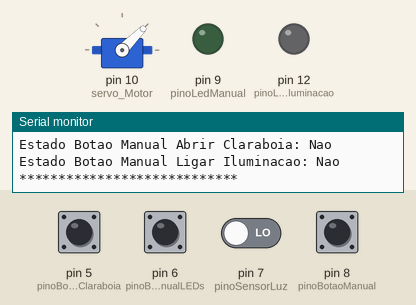
A sketch run on a simulated Arduino Uno, built with avr-gcc and run on an emulated ATmega328P. Parts: servo, output pins drawn as LEDs (lit = HIGH), the last lines printed to the serial monitor. Inputs (shaded band) come from the test bench; at power-on: pin 5 (pinoBotaoManualClaraboia), pin 6 (pinoBotaoManualLEDs), pin 7 (pinoSensorLuz), pin 8 (pinoBotaoManual) LOW. The local clock reads 2024-03-15 10:24:30 at power-on unless the sketch sets it.

Above: at 1.2 s.
1.3 s: pin 7 (pinoSensorLuz) driven HIGH
At 1.8 s:
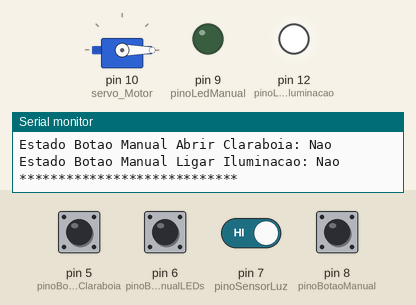
2.9 s: pin 8 (pinoBotaoManual) pulled HIGH for 0.15 s
At 3.07 s:
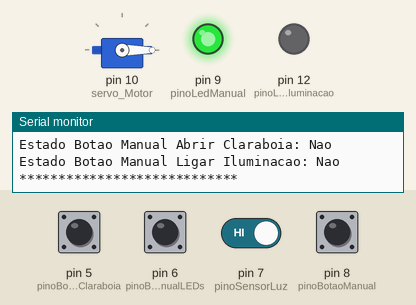
7.8 s: pin 7 (pinoSensorLuz) driven LOW
At 8.8 s:
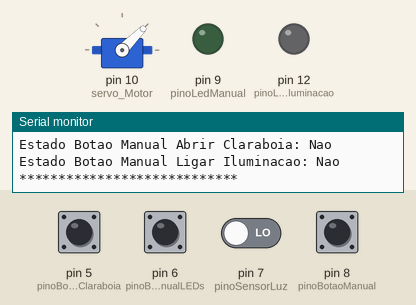
9.3 s: pin 5 (pinoBotaoManualClaraboia) driven HIGH and pin 8 (pinoBotaoManual) driven HIGH
At 9.9 s:
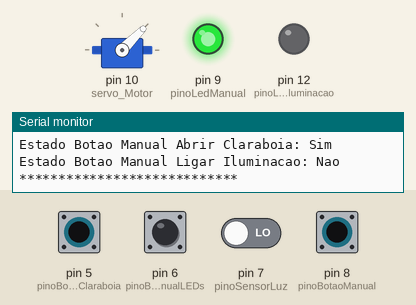
Timing chart, 0 to 11.8 s (numbered marks = the images above; inputs shaded):
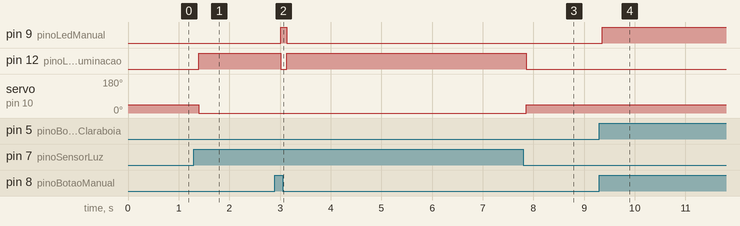

The sketch:

sketch.ino
```cpp
#include "RTClib.h"
#include <Servo.h>

RTC_DS1307 rtc;

char diasSemana[7][15] = {"Domingo", "Segunda-feira", "Terça-feira", "Quarta-feira", "Quinta-feira", "Sexta-feira", "Sabado"};


//Criação do objeto do tipo SERVO
Servo servo_Motor;

//LEDs externos ILUMINAÇÃO
const int pinoLedsIluminacao = 12;

//Sensor de luz (LDR)
const int pinoSensorLuz = 7;
int ausenciaLuzAmbienteExterna = 0; // Luz ambiente externa disponível

// Botão de "MANUAL"
const int pinoBotaoManual = 8;
int estadoManual = 0;

// LED Manual acionado
const int pinoLedManual = 9;
int LedManual = 0;

// Botão de "MANUAL ABRIR CLARABOIA"
const int pinoBotaoManualClaraboia = 5;
int estadoManualAbrirClaraboia = 0;

// Botão de "MANUAL LIGAR LEDS"
const int pinoBotaoManualLEDs = 6;
int estadoManualLigarLEDs = 0;

void setup() {
  Serial.begin(115200);

  pinMode(pinoBotaoManual, INPUT);
  pinMode(pinoBotaoManualClaraboia, INPUT);
  pinMode(pinoBotaoManualLEDs, INPUT);

  pinMode(pinoSensorLuz, INPUT);

  pinMode(pinoLedsIluminacao, OUTPUT);
  pinMode(pinoLedManual, OUTPUT);

  servo_Motor.attach(10); //PINO DE CONTROLE DO SERVO MOTOR
  setClaboiaAberta(false); //ESTADO INICIAL DA CLARABOIA (ABERTA)

  if (! rtc.begin()) {
    Serial.println("RTC nao foi encontrado.");
    Serial.flush();
    abort();
  }

}


void loop()
{
  DateTime now = rtc.now();

  //Execução de leituras
  ausenciaLuzAmbienteExterna = digitalRead(pinoSensorLuz);
  estadoManual = digitalRead(pinoBotaoManual);
  estadoManualAbrirClaraboia = digitalRead(pinoBotaoManualClaraboia);
  estadoManualLigarLEDs = digitalRead(pinoBotaoManualLEDs);

  Serial.print("Hora atual: ");
  Serial.print(now.day(), DEC);
  Serial.print('/');
  Serial.print(now.month(), DEC);
  Serial.print('/');
  Serial.print(now.year(), DEC);
  Serial.print(" (");
  Serial.print(diasSemana[now.dayOfTheWeek()]);
  Serial.print(") ");
  Serial.print(now.hour(), DEC);
  Serial.print(':');
  Serial.print(now.minute(), DEC);
  Serial.print(':');
  Serial.print(now.second(), DEC);
  Serial.println();


  Serial.print(F("Ausencia luz ambiente externa: "));
  formatPrintBoolean(ausenciaLuzAmbienteExterna);

  Serial.print(F("Estado Botao Manual: "));
  formatPrintBoolean(estadoManual);

  Serial.print(F("Estado Botao Manual Abrir Claraboia: "));
  formatPrintBoolean(estadoManualAbrirClaraboia);

  Serial.print(F("Estado Botao Manual Ligar Iluminacao: "));
  formatPrintBoolean(estadoManualLigarLEDs);

  Serial.println("");
  Serial.println(F("****************************"));
  Serial.println("");

  // Acionamento LED Manual ativado
  if(estadoManual){
    digitalWrite(pinoLedManual, HIGH); // Led Manual ligado
  } else {
    digitalWrite(pinoLedManual, LOW); // Led Manual Desligado
  }

  // Acionamento Claraboia
  if( (estadoManual && estadoManualAbrirClaraboia) || (!ausenciaLuzAmbienteExterna && !estadoManual) ){
    setClaboiaAberta(true);
  } else{
    setClaboiaAberta(false);
  }

  // Acionamento lampadas LED
  if( (ausenciaLuzAmbienteExterna && !estadoManual) || (estadoManual && estadoManualLigarLEDs) ){
    acionarLampadasLED(true);
  } else {
    acionarLampadasLED(false);
  }

  delay(100);
}


void acionarLampadasLED(int ligarLED){ // Acionamento das lâmpadas LED - iluminação
    if(ligarLED){
    digitalWrite(pinoLedsIluminacao, HIGH); // Leds Iluminação ligados
  } else {
    digitalWrite(pinoLedsIluminacao, LOW); // Led Iluminação Desligados
  }
}

void setClaboiaAberta(int aberta){ // Ajustando o estado da Clarabóia
  if (aberta){
      digitalWrite(LED_BUILTIN, HIGH);
      servo_Motor.write(45); // Claraboia aberta
  }
  else{
      digitalWrite(LED_BUILTIN, LOW);// LED VERMELHO APAGA
      servo_Motor.write(0); // Claraboia fechada
  }
}

void formatPrintBoolean(int estado){
  if(estado){
    Serial.println(F("Sim"));
  } else {
    Serial.println(F("Nao"));
  }
}
```

Measured:
- after the input at 1.3 s, pin 12 (pinoLedsIluminacao): LOW → HIGH after 0.10 s; servo on pin 10 (servo_Motor): 45° → 0° after 0.10 s
- after the input at 2.9 s, pin 9 (pinoLedManual): LOW → HIGH after 0.11 s, → LOW 0.12 s later; pin 12 (pinoLedsIluminacao): HIGH → LOW after 0.11 s, → HIGH 0.12 s later
- after the input at 7.8 s, pin 12 (pinoLedsIluminacao): HIGH → LOW after 0.06 s; servo on pin 10 (servo_Motor): 0° → 45° after 0.06 s
- after the input at 9.3 s, pin 9 (pinoLedManual): LOW → HIGH after 0.06 s
